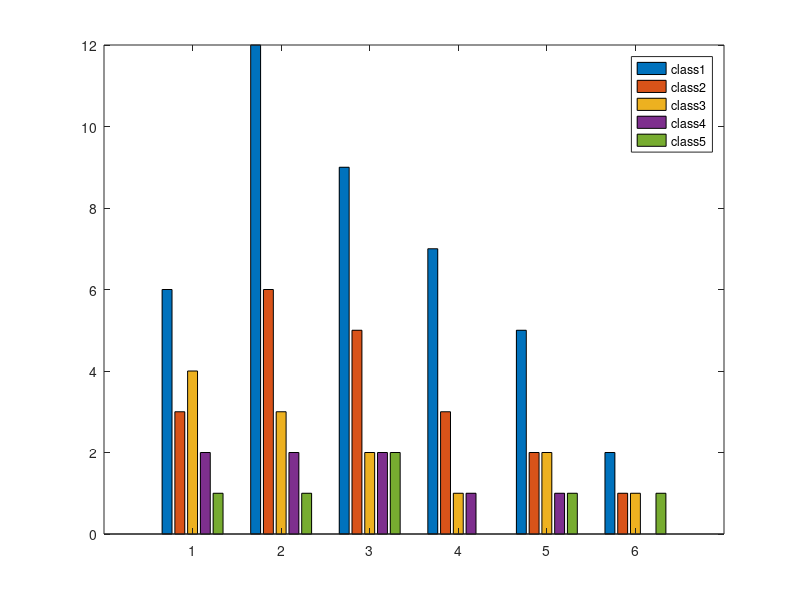

The MATLAB source for this figure: (Note: this script raises an error after producing the figure.)
nSet={'flat','flat_dark','camouflage','chalk','copper','dust','earth','fresh',...
    'grape','grass','greyscale','light','lilac','pale','sea','sky','solarized'};

for i=1:length(nSet)
    figure(i)
    y=[6 3 4 2 1;12 6 3 2 1;9 5 2 2 2;7 3 1 1 0;5 2 2 1 1;2 1 1 0 1;];
    bar(y)
    legend('class1','class2','class3','class4','class5')
    ggThemeBar(gca,nSet{i});
    exportgraphics(gca,[nSet{i},'.png'])
end
close all
